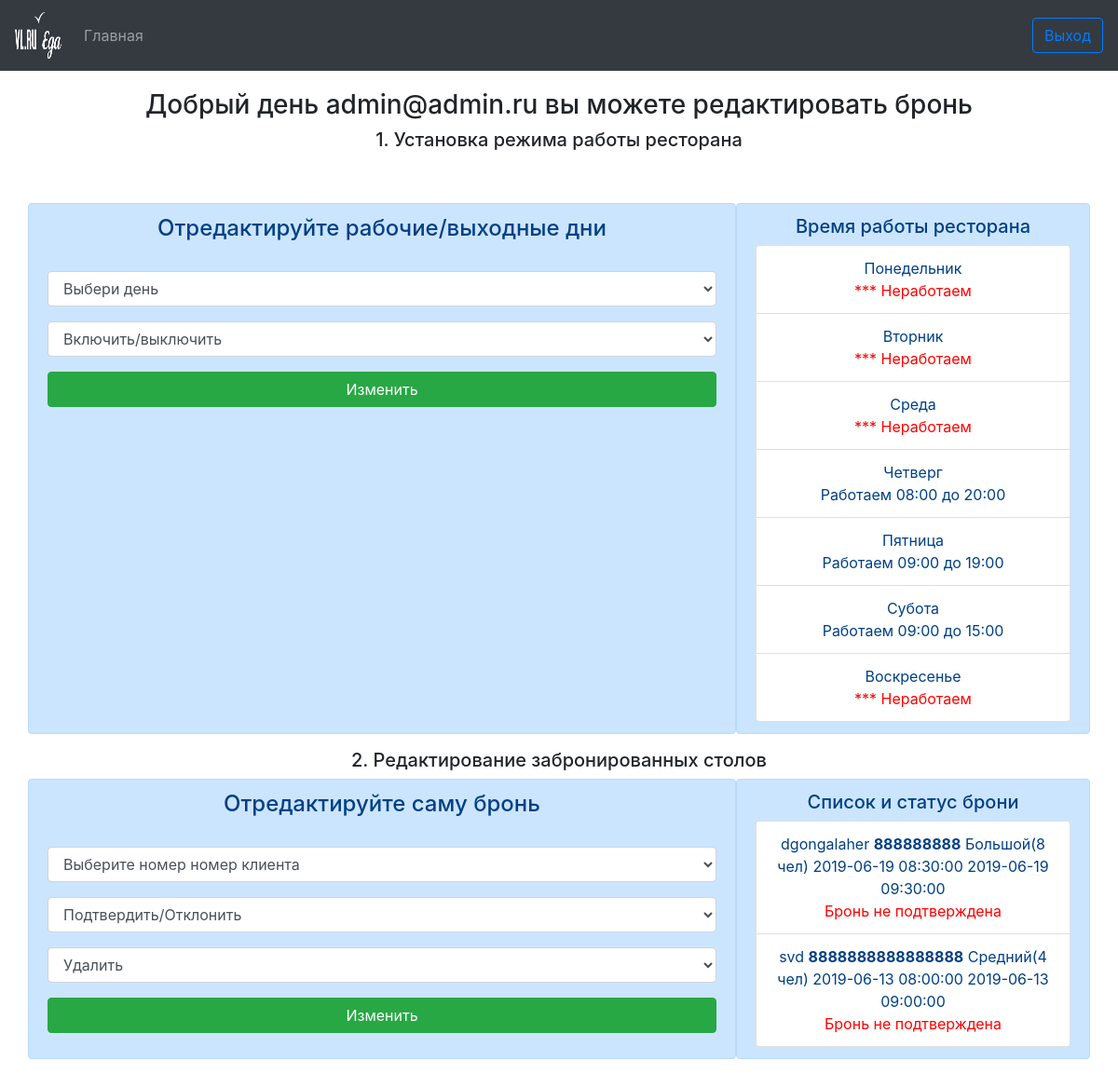
The app's page /admin (signed in) with its own data.
### tables this page shows
CREATE TABLE `os_days` (
  `id_day` int(2) NOT NULL,
  `name_day` varchar(20) DEFAULT NULL,
  `status_day` int(1) DEFAULT NULL,
  `startwork_day` time DEFAULT NULL,
  `endwork_day` time DEFAULT NULL,
  `number_day` int(1) DEFAULT NULL
);

CREATE TABLE `os_order` (
  `id_table` int(6) UNSIGNED NOT NULL,
  `name` varchar(30) DEFAULT NULL,
  `tel` varchar(20) DEFAULT NULL,
  `stol` varchar(50) DEFAULT NULL,
  `time_order` timestamp NULL DEFAULT CURRENT_TIMESTAMP,
  `data_order` varchar(255) NOT NULL,
  `data_time` varchar(255) NOT NULL,
  `period` varchar(255) DEFAULT NULL,
  `data_minutes` varchar(255) DEFAULT NULL,
  `start_order` datetime NOT NULL,
  `end_order` datetime DEFAULT NULL,
  `status_order` int(250) NOT NULL
);

### config/routes.php (called while the page is built)
<?php
return [
    'chord' => 'chord/index',
    'chdate' => 'chdate/index',
    'regist' => 'regist/registr',
    'singin' => 'regist/login',
    'admin'                   => 'admin/index',
    'order'                   => 'order/index',
    'error'                   => 'error/index',
    'spasibo'                 => 'spasibo/index',
    '([0-9a-z]+).([0-9a-z]+)' => 'index/index',
    '([0-9a-z]+)'             => 'index/index',
    ''                        => 'index/index',
];

### controllers/AdminController.php (called while the page is built)
<?php
class AdminController
{
    public function actionIndex()
    {
        $userId = Registr::checkLogged();
        $user = Registr::getUserById($userId);
        require_once(ROOT . '/views/admin.php');
        return true;
    }
}

### index.php (called while the page is built, shortened)
<?php
$router = new Router();
$router->run();

### models/Registr.php (called while the page is built, shortened)
<?php
class Registr
{
    public static function getUserById($id)
    {
        if ($id) {
            $db = Db::getConection();
            $sql = 'SELECT * FROM admins WHERE id = :id';
            $result = $db->prepare($sql);
            $result->bindParam(':id', $id, PDO::PARAM_INT);
            $result->setFetchMode(PDO::FETCH_ASSOC);
            $result->execute();
            return $result->fetch();
        }
    }
}

### models/Days.php (called while the page is built, shortened)
<?php
class Days
{
    public static function getDays()
    {
        $bd = Db::getConection();
        $sql = 'SELECT * FROM  os_days';
        $checkOrder = $bd->prepare($sql);
        $checkOrder->execute();
        $resultCheck = $checkOrder->fetchAll();
        return $resultCheck;
    }
}

### models/Chord.php (called while the page is built, shortened)
<?php
class Chord
{
    public static function getorders()
    {
        $bd = Db::getConection();
        $sql = 'SELECT `name`, `tel`, `stol`, `start_order`, `end_order`, `status_order` FROM `os_order` ';
        $result = $bd->prepare($sql);
        $result->execute();
        $resCheck = $result->fetchAll();
        return $resCheck;
    }
}

### views/admin.php (the view, shortened to what this page needs)
    <!doctype html>
    <html lang="en">
    <head>
        <link rel="stylesheet" href="https://stackpath.bootstrapcdn.com/bootstrap/4.3.1/css/bootstrap.min.css"
>
        <link rel="stylesheet" type="text/css" href="template/css/admin.css"/>
    </head>
<body>
<nav class="navbar fixed-top navbar-expand-lg navbar navbar-dark bg-dark">
    <a class="navbar-brand" href="#">
        <img src="template/images/logo-vl-eda@2x.png" width="50" height="50" class="d-inline-block align-top"
             alt="">
    </a>
    <div class="collapse navbar-collapse" id="navbarSupportedContent">
        <ul class="navbar-nav mr-auto">
            <li class="nav-item ">
                <a class="nav-link" href="/">Главная<span class="sr-only">(current)</span></a>
            </li>
        </ul>
        <button class="btn btn-outline-primary my-2 my-sm-0"><a href='/' target="_blank">Выход</a>
        </button>
    </div>
</nav>
<br/><br/><br/><br/>
<center>
    <h3>Добрый день <?= $user['email']; ?> вы можете редактировать бронь<h3/>
</center>
<div class="container">
    <div class="row justify-content-center">
        <div class="col">
            <h5> 1. Установка режима работы ресторана</h5>
        </div>
    </div>
</div>
<br>
<br>
<div class="container" id="foform">
    <div class="row justify-content-center">
        <div class="alert alert-primary col-12 col-lg-8">
            <h4> Отредактируйте рабочие/выходные дни</h4><br>
            <form id="form" method="post" action="chdate">
                <div class="form-row">
                    <div class="form-group col-12">
                        <select id="days" name="name_day" class="form-control">
                            <option selected>Выбери день</option>
                        </select>
                    </div>
                </div>
                <div class="form-row">
                    <div class="form-group col-12">
                        <select id="status" name="status_day" class="form-control">
                            <option selected>Включить/выключить</option>
                        </select>
                    </div>
                </div>
                <div class="row">
                    <div class="col-12">
                        <input id="send" type="submit" name="submit" class="btn btn-success btn-block"
                               value="Изменить"/>
                    </div>
                </div>
            </form>
        </div>
        <div class="alert alert-primary col-12 col-lg-4">
            <h5>Время работы ресторана</h5>
            <ul class="list-group">
                <?php
                $arrD = Days::getDays();
                foreach ($arrD as $listD) { ?>
                    <li class="list-group-item"><?php echo $listD['name_day'] . '<br>';
                        if ($listD['status_day']) {
                            echo 'Работаем ' . substr($listD['startwork_day'], 0, 5) . ' до ' . substr($listD['endwork_day'], 0, 5);
                        } else echo ' <font  color="red" >*** Неработаем</font>'; ?>
                    </li>
                <?php } ?>
            </ul>
        </div>
    </div>
</div>
<div class="container">
    <div class="row justify-content-center">
        <div class="col">
            <h5> 2. Редактирование  забронированных столов</h5>
        </div>
    </div>
</div>
<div class="container" id="foform">
    <div class="row justify-content-center">
        <div class="alert alert-primary col-12 col-lg-8">
            <h4> Отредактируйте саму бронь</h4><br>
            <form id="form" method="post" action="chord">
                <div class="form-row">
                    <div class="form-group col-12">
                        <select id="days" name="tel" class="form-control">
                            <option selected>Выберите  номер номер клиента</option>
                            <?php
                            $arrord=Chord::getorders();
                            ?>
                        </select>
                    </div>
                </div>
                <div class="form-row">
                    <div class="form-group col-12">
                        <select id="status" name="status_order" class="form-control">
                            <option selected>Подтвердить/Отклонить</option>
                        </select>
                    </div>
                </div>
                <div class="form-row">
                    <div class="form-group col-12">
                        <select id="status" name="delet" class="form-control">
                            <option selected>Удалить</option>
                        </select>
                    </div>
                </div>
                <div class="row">
                    <div class="col-12">
                        <input id="send" type="submit" name="submit" class="btn btn-success btn-block"
                               value="Изменить"/>
                    </div>
                </div>
            </form>
        </div>
        <div class="alert alert-primary col-12 col-lg-4">
            <h5> Список и статус брони</h5>
            <ul class="list-group">
                <?php
                $arrord=Chord::getorders();
                foreach ($arrord as $order){ ?>
                    <li class="list-group-item"><?php echo   $order['name'],''.' '.'<b>'.$order['tel'].'</b>',' ' ,$order['stol'],' ' ,$order['start_order'],' ',$order['end_order'].'<br>';
                        if ($order['status_order']) {
                            echo 'Забронирован';}
                        else echo ' <font  color="red" >Бронь не подтверждена</font>'; ?>
                    </li>
                <?php } ?>
            </ul>
        </div>
    </div>
</div>
<?php include("template/footer.php"); ?>

### components/Router.php (shortened to what this page needs)
<?php
class Router
{
    private $routes;
    public function __construct()
    {
        $routerPath = ROOT . '/config/routes.php';
        $this->routes = include($routerPath);
    }
    private function gerUrl()
    {
        if (!empty($_SERVER['REQUEST_URI'])) {
            return trim($_SERVER['REQUEST_URI'], '/');
        }
    }
    public function run()
    {
        $uri = $this->gerUrl();
        foreach ($this->routes as $uriPattern => $path) {
            if (preg_match("~$uriPattern~", $uri)) {
                $integralRoute = preg_replace("~$uriPattern~", $path, $uri);
                $segments = explode('/', $integralRoute);
                $controllerName = array_shift($segments) . 'Controller';
                $actionName = 'action' . ucfirst(array_shift($segments));
                $parametrs = $segments;
               $controlerObject = new  $controllerName;
               $result = call_user_func_array(array($controlerObject, $actionName),$parametrs);
                if($result != null){
                    break;
                }
            }
        }
    }
}

### template/css/admin.css (style rules this page uses)
.container { text-align:center; }

### records on screen
os_days: name_day "Понедельник", status_day "*** Неработаем"
os_days: name_day "Вторник", status_day "*** Неработаем"
os_days: name_day "Среда", status_day "*** Неработаем"
os_days: name_day "Четверг", startwork_day "08:00", endwork_day "20:00"
os_days: name_day "Пятница", startwork_day "09:00", endwork_day "19:00"
os_days: name_day "Субота", startwork_day "09:00", endwork_day "15:00"
os_days: name_day "Воскресенье", status_day "*** Неработаем"
os_order: name "dgongalaher", tel "888888888", stol "Большой(8 чел)", start_order "2019-06-19 08:30:00", end_order "2019-06-19 09:30:00", status_order "Бронь не подтверждена"
os_order: name "svd", tel "8888888888888888", stol "Средний(4 чел)", start_order "2019-06-13 08:00:00", end_order "2019-06-13 09:00:00", status_order "Бронь не подтверждена"

### other values on screen
$user['email'] "admin@admin.ru"
